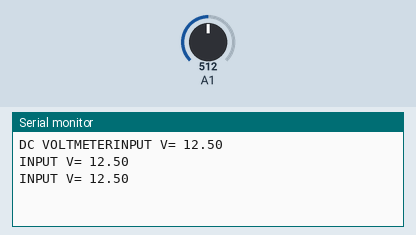
Recording of a sketch running on a simulated Arduino Uno, built with avr-gcc and run on an emulated ATmega328P. Parts: the last lines printed to the serial monitor. Inputs (shaded band) come from the test bench; at power-on: A1 = 512.

Above: at 1.3 s.
1.4 s: A1 set to 716
At 1.9 s:
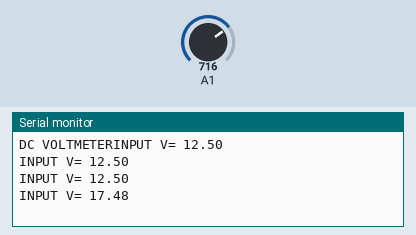
2.9 s: A1 set to 900
At 3.4 s:
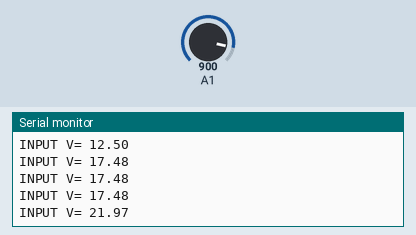
Timing chart, 0 to 5.9 s (numbered marks = the images above; inputs shaded):
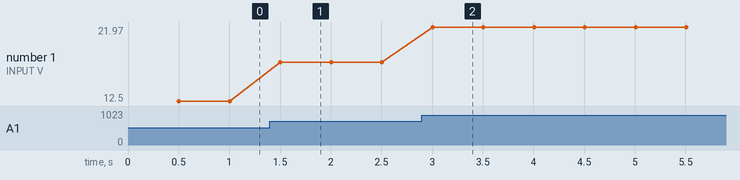

The sketch:

sketch_feb23a.ino
```cpp
int analogInput = A1;
float vout = 0.0;
float vin = 0.0;
float R1 = 30000.0; //
float R2 = 7500.0; //
int value = 0;
void setup(){
 Serial.begin(9600);
 Serial.print("DC VOLTMETER");
}
//dans un circuit, le courant éléctrique circule de la borne positive vers la borne négative
void loop(){
 // read the value at analog input
 value = analogRead(A1);
 vout = value * 0.0048828125; // tensiion de sortie convertie à l'entrée d'analogread()
 vin = vout / (R2/(R1+R2)); // tension d'entrée trouvée en convertissant la formule

Serial.print("INPUT V= ");
Serial.println(vin,2);
delay(500);
}
```

Measured:
- after the input at 1.4 s, the serial monitor: prints a new line after 0.10 s (image 1)
- after the input at 2.9 s, the serial monitor: prints a new line after 0.10 s (image 2)
- plotted number 1: 12.5 → 17.48 after the input at 1.4 s, 17.48 → 21.97 after the input at 2.9 s
